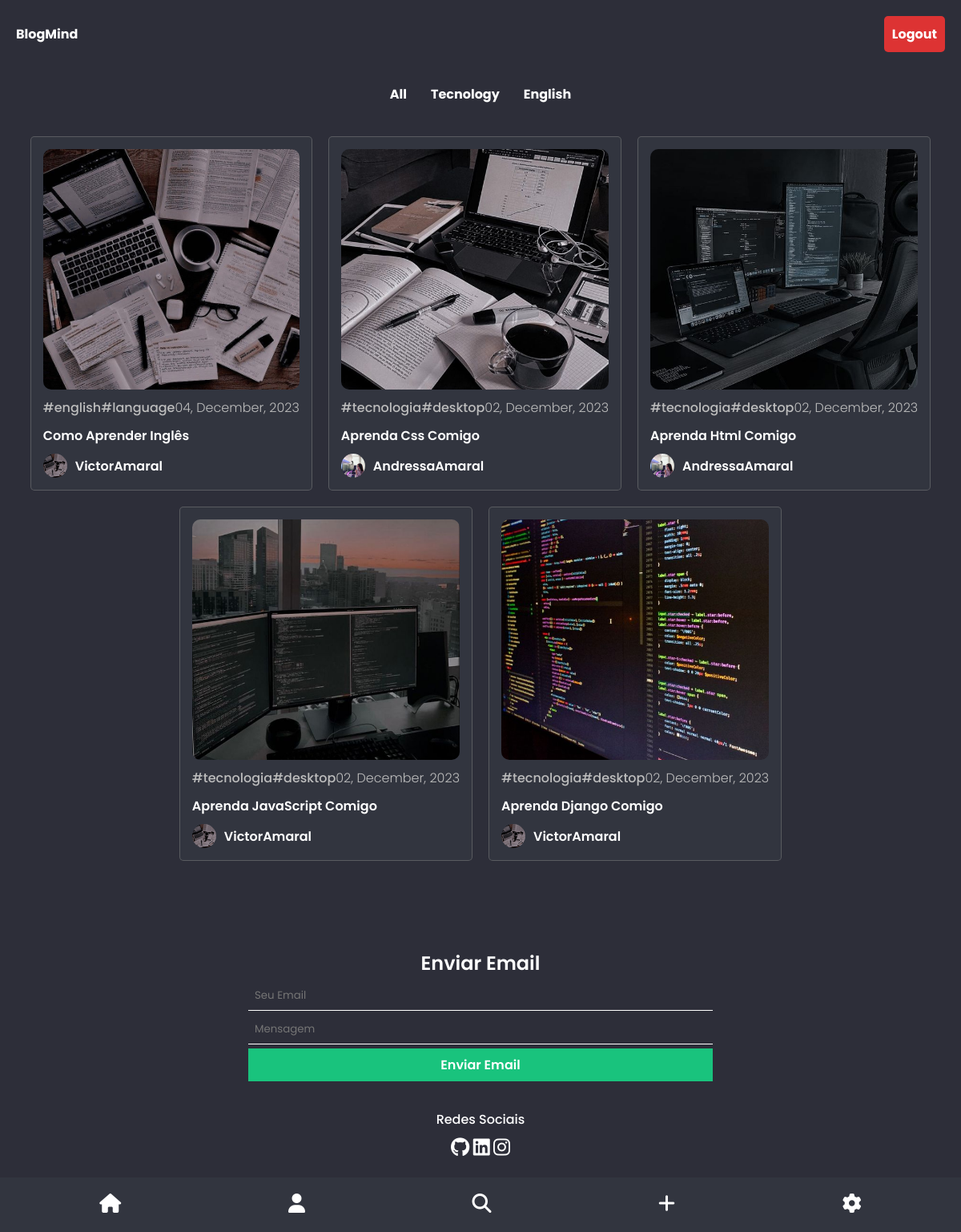
Screenshot of / (signed in) with the database file from the repository.
### app_blogmind/models.py (models this page shows, shortened)
class Post(models.Model):
    user = models.ForeignKey(UserProfile, on_delete=models.CASCADE)
    title = models.CharField(max_length=250)
    image = models.ImageField(upload_to='profile_images/')
    description = models.TextField()
    modified = models.DateTimeField(auto_now=True)
    created = models.DateTimeField(auto_now_add=True)
    slug = models.SlugField(max_length=250, unique_for_date='created')
    tags = TaggableManager()
    def formatted_date(self):
        return self.created.strftime("%d, %B, %Y")
    def get_absolute_url(self):
        return reverse('detail', args=[self.created.year, self.created.month, self.created.day, self.slug])
    class Meta:
        ordering = ['-created']
        indexes = [
            models.Index(fields=['-created']),
        ]

class UserProfile(models.Model):
    user = models.ForeignKey(User, on_delete=models.CASCADE)
    profileimg = models.ImageField(upload_to='profile_images/', default='profile-1.jpg')
    background = models.ImageField(upload_to='profile_images/', default='profile-1.jpg')
    def __str__(self):
        return f'{self.user.username}'

### app_blogmind/views.py (the view)
# urls.py: path('', ViewHome, name='home'),
@login_required(login_url='login')
def ViewHome(request):
    posts = Post.objects.all().exclude(user=UserProfile.objects.get(user=request.user))
    return render(request, 'blog/home.html', {'posts':posts})

### templates/blog/home.html (shortened to what this page needs)
{% extends 'blog/base.html' %}
{% block content %}
<section>
    {% include 'blog/menu.html' %}
    <article>
        {% include 'blog/post.html' %}
    </article>
</section>
{% endblock %}

### templates/blog/post.html
{% for post in posts %}
    <div class="post">
        <div class="img">
            <img src="{{post.image.url}}" alt="">
        </div>
        <div class="resources">
            <div class="tags">
                {% for tag in post.tags.all %}
                <a href="{% url 'tag' tag.slug %}" class="tag">#{{tag}}
                </a>
                {% endfor %}
            </div>
            <p class="data">{{post.formatted_date}}</p>
        </div>
        <a href="{{post.get_absolute_url}}" class="title">{{post.title}}</a>
        <div class="perfil-post">
            <img src="{{post.user.profileimg.url}}" alt="">
            <a href="{% url 'profile' post.user.user.id %}" class="perfil-name-post">{{post.user}}</a>
        </div>
    </div>
{% endfor %}

### static/css/blog/home.css (style rules this page uses)
* { margin: 0px; padding: 0px; box-sizing: border-box; font-family: 'Poppins', sans-serif; }
body { background-color: #2d2e39; }
section { display: flex; flex-direction: column; align-items: center; height: 100%; color: black; background-color: #2d2e39; }
article { display: flex; justify-content: center; flex-wrap: wrap; gap: 20px; padding: 20px; width: 100%; margin-bottom: 70px; }

### static/css/blog/post.css (style rules this page uses)
div.post { display: flex; flex-direction: column; gap: 10px; padding: 15px; overflow: hidden; user-select: none; color: white; border-radius: 5px; border: 1px solid rgba(128, 128, 128, 0.497); background-color: rgb(50, 53, 63); z-index: 0; word-wrap: break-word; max-width: 500px; min-width: 320px; }
div.post a { text-decoration: none; color: white; }
div.post div.img { display: flex; height: 300px; }
div.post img { display: flex; border-radius: 10px; width: 100%; height: 100%; object-fit: cover; object-position: center; transition: 0.3s all ease; }
div.post .tag { font-weight: 500; cursor: pointer; transition: 0.3s all ease; color: rgb(189, 189, 189); }
div.post .title { color: white; font-weight: 600; cursor: pointer; transition: 0.3s all ease; }
div.post .data { font-weight: 300; color: rgb(189, 189, 189); }
div.perfil-post { display: flex; align-items: center; gap: 10px; font-weight: 600; }
div.perfil-post img { border-radius: 50%; width: 30px; height: 30px; }
div.perfil-post a { transition: 0.3s all ease; }
div.post .resources { display: flex; justify-content: space-between; }
div.post .resources .tags { display: flex; flex-wrap: wrap; }

### rows the page displays
Post: image (picture), formatted_date "04, December, 2023", title "Como Aprender Inglês", user.profileimg (picture), user "VictorAmaral"
Tag: name "english"
Tag: name "language"
Post: image (picture), formatted_date "02, December, 2023", title "Aprenda Css Comigo", user.profileimg (picture), user "AndressaAmaral"
Tag: name "tecnologia"
Tag: name "desktop"
Post: image (picture), formatted_date "02, December, 2023", title "Aprenda Html Comigo", user.profileimg (picture), user "AndressaAmaral"
Post: image (picture), formatted_date "02, December, 2023", title "Aprenda JavaScript Comigo", user.profileimg (picture), user "VictorAmaral"
Post: image (picture), formatted_date "02, December, 2023", title "Aprenda Django Comigo", user.profileimg (picture), user "VictorAmaral"
